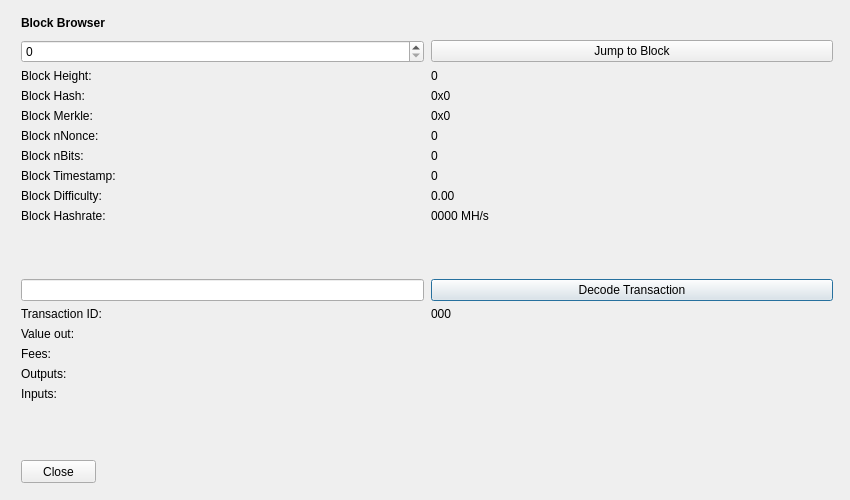
<?xml version="1.0" encoding="UTF-8"?>
<ui version="4.0">
 <class>BlockBrowser</class>
 <widget class="QDialog" name="BlockBrowser">
  <property name="windowModality">
   <enum>Qt::NonModal</enum>
  </property>
  <property name="enabled">
   <bool>true</bool>
  </property>
  <property name="geometry">
   <rect>
    <x>0</x>
    <y>0</y>
    <width>850</width>
    <height>500</height>
   </rect>
  </property>
  <property name="sizePolicy">
   <sizepolicy hsizetype="Preferred" vsizetype="Preferred">
    <horstretch>0</horstretch>
    <verstretch>0</verstretch>
   </sizepolicy>
  </property>
  <property name="minimumSize">
   <size>
    <width>0</width>
    <height>0</height>
   </size>
  </property>
  <property name="acceptDrops">
   <bool>false</bool>
  </property>
  <property name="windowTitle">
   <string>Block Browser</string>
  </property>
  <layout class="QGridLayout">
   <property name="sizeConstraint">
    <enum>QLayout::SetMaximumSize</enum>
   </property>
   <property name="leftMargin">
    <number>21</number>
   </property>
   <property name="topMargin">
    <number>10</number>
   </property>
   <property name="rightMargin">
    <number>10</number>
   </property>
   <item row="1" column="0">
    <widget class="QWidget" name="widget" native="true">
     <widget class="QWidget" name="layoutWidgetBE1">
      <property name="geometry">
       <rect>
        <x>0</x>
        <y>0</y>
        <width>822</width>
        <height>27</height>
       </rect>
      </property>
      <layout class="QHBoxLayout" name="horizontalLayoutBE">
       <property name="spacing">
        <number>7</number>
       </property>
       <item>
        <widget class="QLabel" name="labelBlockExplorer">
         <property name="sizePolicy">
          <sizepolicy hsizetype="Preferred" vsizetype="Maximum">
           <horstretch>0</horstretch>
           <verstretch>0</verstretch>
          </sizepolicy>
         </property>
         <property name="font">
          <font>
           <weight>75</weight>
           <bold>true</bold>
          </font>
         </property>
         <property name="styleSheet">
          <string notr="true">font-weight:bold;</string>
         </property>
         <property name="text">
          <string>Block Browser</string>
         </property>
        </widget>
       </item>
       <item>
        <spacer name="horizontalSpacerBE">
         <property name="orientation">
          <enum>Qt::Horizontal</enum>
         </property>
         <property name="sizeHint" stdset="0">
          <size>
           <width>40</width>
           <height>20</height>
          </size>
         </property>
        </spacer>
       </item>
      </layout>
     </widget>
     <widget class="QWidget" name="layoutWidgetBE2">
      <property name="geometry">
       <rect>
        <x>0</x>
        <y>30</y>
        <width>812</width>
        <height>410</height>
       </rect>
      </property>
      <layout class="QGridLayout" name="gridLayoutBE" rowstretch="0,0,0,0,0,0,0,0,0,0,0,0,0,0,0,0,0,0,0" columnstretch="0,0">
       <property name="sizeConstraint">
        <enum>QLayout::SetDefaultConstraint</enum>
       </property>
       <property name="horizontalSpacing">
        <number>7</number>
       </property>
       <item row="18" column="0">
        <spacer name="verticalSpacer">
         <property name="orientation">
          <enum>Qt::Vertical</enum>
         </property>
         <property name="sizeHint" stdset="0">
          <size>
           <width>20</width>
           <height>40</height>
          </size>
         </property>
        </spacer>
       </item>
       <item row="12" column="1">
        <widget class="QPushButton" name="txButton">
         <property name="text">
          <string>Decode Transaction</string>
         </property>
        </widget>
       </item>
       <item row="17" column="0">
        <widget class="QLabel" name="inputLabel">
         <property name="text">
          <string>Inputs:</string>
         </property>
         <property name="alignment">
          <set>Qt::AlignLeading|Qt::AlignLeft|Qt::AlignTop</set>
         </property>
        </widget>
       </item>
       <item row="10" column="1">
        <widget class="QLabel" name="hashRateBox">
         <property name="text">
          <string>0000 MH/s</string>
         </property>
         <property name="textInteractionFlags">
          <set>Qt::LinksAccessibleByMouse|Qt::TextSelectableByMouse</set>
         </property>
        </widget>
       </item>
       <item row="14" column="0">
        <widget class="QLabel" name="valueLabel">
         <property name="text">
          <string>Value out:</string>
         </property>
        </widget>
       </item>
       <item row="13" column="0">
        <widget class="QLabel" name="txLabel">
         <property name="text">
          <string>Transaction ID:</string>
         </property>
        </widget>
       </item>
       <item row="9" column="1">
        <widget class="QLabel" name="diffBox">
         <property name="text">
          <string>0.00</string>
         </property>
         <property name="textInteractionFlags">
          <set>Qt::LinksAccessibleByMouse|Qt::TextSelectableByMouse</set>
         </property>
        </widget>
       </item>
       <item row="13" column="1">
        <widget class="QLabel" name="txID">
         <property name="text">
          <string>000</string>
         </property>
         <property name="textInteractionFlags">
          <set>Qt::LinksAccessibleByMouse|Qt::TextSelectableByMouse</set>
         </property>
        </widget>
       </item>
       <item row="17" column="1">
        <widget class="QLabel" name="inputBox">
         <property name="text">
          <string/>
         </property>
         <property name="alignment">
          <set>Qt::AlignLeading|Qt::AlignLeft|Qt::AlignTop</set>
         </property>
         <property name="textInteractionFlags">
          <set>Qt::LinksAccessibleByMouse|Qt::TextSelectableByMouse</set>
         </property>
        </widget>
       </item>
       <item row="14" column="1">
        <widget class="QLabel" name="valueBox">
         <property name="text">
          <string/>
         </property>
         <property name="textInteractionFlags">
          <set>Qt::LinksAccessibleByMouse|Qt::TextSelectableByMouse</set>
         </property>
        </widget>
       </item>
       <item row="9" column="0">
        <widget class="QLabel" name="diffLabel">
         <property name="text">
          <string>Block Difficulty:</string>
         </property>
        </widget>
       </item>
       <item row="1" column="0">
        <widget class="QSpinBox" name="heightBox">
         <property name="sizePolicy">
          <sizepolicy hsizetype="Preferred" vsizetype="Fixed">
           <horstretch>0</horstretch>
           <verstretch>0</verstretch>
          </sizepolicy>
         </property>
         <property name="maximum">
          <number>99999999</number>
         </property>
        </widget>
       </item>
       <item row="3" column="0">
        <widget class="QLabel" name="heightLabelBE2">
         <property name="text">
          <string>Block Height:</string>
         </property>
        </widget>
       </item>
       <item row="8" column="1">
        <widget class="QLabel" name="timeBox">
         <property name="text">
          <string>0</string>
         </property>
         <property name="textInteractionFlags">
          <set>Qt::LinksAccessibleByMouse|Qt::TextSelectableByMouse</set>
         </property>
        </widget>
       </item>
       <item row="1" column="1">
        <widget class="QPushButton" name="blockButton">
         <property name="text">
          <string>Jump to Block</string>
         </property>
        </widget>
       </item>
       <item row="5" column="0">
        <widget class="QLabel" name="merkleLabel">
         <property name="text">
          <string>Block Merkle:</string>
         </property>
        </widget>
       </item>
       <item row="4" column="0">
        <widget class="QLabel" name="hashLabel">
         <property name="text">
          <string>Block Hash:</string>
         </property>
        </widget>
       </item>
       <item row="15" column="1">
        <widget class="QLabel" name="feesBox">
         <property name="text">
          <string/>
         </property>
         <property name="textInteractionFlags">
          <set>Qt::LinksAccessibleByMouse|Qt::TextSelectableByMouse</set>
         </property>
        </widget>
       </item>
       <item row="10" column="0">
        <widget class="QLabel" name="hashRateLabel">
         <property name="text">
          <string>Block Hashrate:</string>
         </property>
        </widget>
       </item>
       <item row="3" column="1">
        <widget class="QLabel" name="heightLabelBE1">
         <property name="text">
          <string>0</string>
         </property>
         <property name="textInteractionFlags">
          <set>Qt::LinksAccessibleByMouse|Qt::TextSelectableByMouse</set>
         </property>
        </widget>
       </item>
       <item row="15" column="0">
        <widget class="QLabel" name="feesLabel">
         <property name="text">
          <string>Fees:</string>
         </property>
        </widget>
       </item>
       <item row="7" column="0">
        <widget class="QLabel" name="bitsLabel">
         <property name="text">
          <string>Block nBits:</string>
         </property>
        </widget>
       </item>
       <item row="7" column="1">
        <widget class="QLabel" name="bitsBox">
         <property name="text">
          <string>0</string>
         </property>
         <property name="textInteractionFlags">
          <set>Qt::LinksAccessibleByMouse|Qt::TextSelectableByMouse</set>
         </property>
        </widget>
       </item>
       <item row="5" column="1">
        <widget class="QLabel" name="merkleBox">
         <property name="minimumSize">
          <size>
           <width>187</width>
           <height>0</height>
          </size>
         </property>
         <property name="text">
          <string>0x0</string>
         </property>
         <property name="textInteractionFlags">
          <set>Qt::LinksAccessibleByMouse|Qt::TextSelectableByMouse</set>
         </property>
        </widget>
       </item>
       <item row="16" column="0">
        <widget class="QLabel" name="outputLabel">
         <property name="text">
          <string>Outputs:</string>
         </property>
         <property name="alignment">
          <set>Qt::AlignLeading|Qt::AlignLeft|Qt::AlignTop</set>
         </property>
        </widget>
       </item>
       <item row="16" column="1">
        <widget class="QLabel" name="outputBox">
         <property name="text">
          <string/>
         </property>
         <property name="alignment">
          <set>Qt::AlignLeading|Qt::AlignLeft|Qt::AlignTop</set>
         </property>
         <property name="textInteractionFlags">
          <set>Qt::LinksAccessibleByMouse|Qt::TextSelectableByMouse</set>
         </property>
        </widget>
       </item>
       <item row="6" column="0">
        <widget class="QLabel" name="nonceLabel">
         <property name="text">
          <string>Block nNonce:</string>
         </property>
        </widget>
       </item>
       <item row="6" column="1">
        <widget class="QLabel" name="nonceBox">
         <property name="text">
          <string>0</string>
         </property>
         <property name="textInteractionFlags">
          <set>Qt::LinksAccessibleByMouse|Qt::TextSelectableByMouse</set>
         </property>
        </widget>
       </item>
       <item row="8" column="0">
        <widget class="QLabel" name="timeLabel">
         <property name="text">
          <string>Block Timestamp:</string>
         </property>
        </widget>
       </item>
       <item row="4" column="1">
        <widget class="QLabel" name="hashBox">
         <property name="enabled">
          <bool>true</bool>
         </property>
         <property name="sizePolicy">
          <sizepolicy hsizetype="Preferred" vsizetype="Preferred">
           <horstretch>0</horstretch>
           <verstretch>0</verstretch>
          </sizepolicy>
         </property>
         <property name="minimumSize">
          <size>
           <width>0</width>
           <height>0</height>
          </size>
         </property>
         <property name="text">
          <string>0x0</string>
         </property>
         <property name="textInteractionFlags">
          <set>Qt::LinksAccessibleByMouse|Qt::TextSelectableByMouse</set>
         </property>
        </widget>
       </item>
       <item row="12" column="0">
        <widget class="QLineEdit" name="txBox">
         <property name="sizePolicy">
          <sizepolicy hsizetype="Preferred" vsizetype="Fixed">
           <horstretch>0</horstretch>
           <verstretch>0</verstretch>
          </sizepolicy>
         </property>
         <property name="inputMask">
          <string comment="Transaction id" extracomment="Transaction id"/>
         </property>
        </widget>
       </item>
       <item row="11" column="0">
        <spacer name="verticalSpacer_2">
         <property name="orientation">
          <enum>Qt::Vertical</enum>
         </property>
         <property name="sizeHint" stdset="0">
          <size>
           <width>20</width>
           <height>20</height>
          </size>
         </property>
        </spacer>
       </item>
      </layout>
     </widget>
     <widget class="QPushButton" name="closeButton">
      <property name="geometry">
       <rect>
        <x>0</x>
        <y>450</y>
        <width>75</width>
        <height>23</height>
       </rect>
      </property>
      <property name="text">
       <string>Close</string>
      </property>
     </widget>
    </widget>
   </item>
  </layout>
 </widget>
 <resources/>
 <connections/>
</ui>
